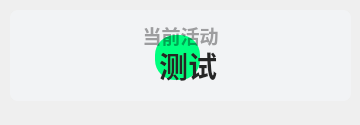
<?xml version="1.0" encoding="UTF-8"?>
<ui version="4.0">
 <class>Form</class>
 <widget class="QWidget" name="Form">
  <property name="geometry">
   <rect>
    <x>0</x>
    <y>0</y>
    <width>360</width>
    <height>125</height>
   </rect>
  </property>
  <property name="minimumSize">
   <size>
    <width>0</width>
    <height>100</height>
   </size>
  </property>
  <property name="maximumSize">
   <size>
    <width>16777215</width>
    <height>65536</height>
   </size>
  </property>
  <property name="windowTitle">
   <string>Form</string>
  </property>
  <widget class="QPushButton" name="subject">
   <property name="geometry">
    <rect>
     <x>10</x>
     <y>0</y>
     <width>341</width>
     <height>131</height>
    </rect>
   </property>
   <property name="font">
    <font>
     <family>Microsoft YaHei</family>
     <pointsize>22</pointsize>
     <weight>75</weight>
     <bold>true</bold>
    </font>
   </property>
   <property name="styleSheet">
    <string notr="true">border: none;
color: rgba(37, 37, 37, 255);
font-weight: bold</string>
   </property>
   <property name="text">
    <string>  测试</string>
   </property>
   <property name="icon">
    <iconset>
     <normaloff>img/it.svg</normaloff>img/it.svg</iconset>
   </property>
   <property name="iconSize">
    <size>
     <width>36</width>
     <height>26</height>
    </size>
   </property>
  </widget>
  <widget class="QLabel" name="blurEffect">
   <property name="geometry">
    <rect>
     <x>155</x>
     <y>35</y>
     <width>45</width>
     <height>45</height>
    </rect>
   </property>
   <property name="styleSheet">
    <string notr="true">background-color: rgb(0, 255, 127);
border-radius:20px</string>
   </property>
   <property name="text">
    <string/>
   </property>
  </widget>
  <widget class="QLabel" name="sub_title">
   <property name="geometry">
    <rect>
     <x>30</x>
     <y>0</y>
     <width>301</width>
     <height>71</height>
    </rect>
   </property>
   <property name="font">
    <font>
     <family>Microsoft YaHei</family>
     <pointsize>14</pointsize>
     <weight>75</weight>
     <bold>true</bold>
    </font>
   </property>
   <property name="styleSheet">
    <string notr="true">color: rgba(0, 0, 0, 90);
font-weight: bold;</string>
   </property>
   <property name="text">
    <string>当前活动</string>
   </property>
   <property name="textFormat">
    <enum>Qt::PlainText</enum>
   </property>
   <property name="alignment">
    <set>Qt::AlignCenter</set>
   </property>
  </widget>
  <widget class="QLabel" name="label">
   <property name="geometry">
    <rect>
     <x>10</x>
     <y>10</y>
     <width>341</width>
     <height>91</height>
    </rect>
   </property>
   <property name="styleSheet">
    <string notr="true">background-color: rgba(242, 243, 245, 242);
border-radius: 8px</string>
   </property>
   <property name="text">
    <string/>
   </property>
  </widget>
  <zorder>label</zorder>
  <zorder>blurEffect</zorder>
  <zorder>sub_title</zorder>
  <zorder>subject</zorder>
 </widget>
 <resources/>
 <connections/>
</ui>
